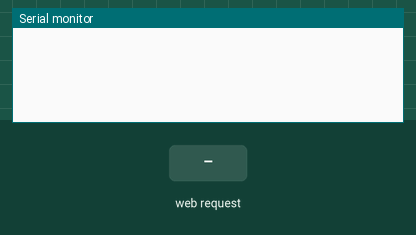
Bench run of a sketch on a simulated ESP32. Parts: the last lines printed to the serial monitor. Inputs (shaded band) come from the test bench.

Above: at 1.3 s.
1.4 s: HTTP request GET /forward received
At 1.9 s:
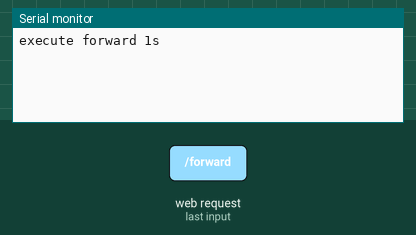
2.9 s: HTTP request GET /backward received
At 4.1 s:
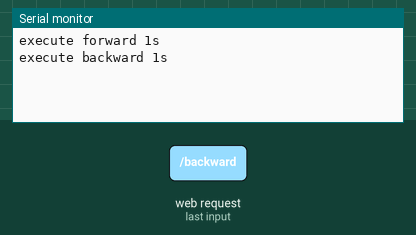
4.4 s: HTTP request GET /mission1 received
At 5.5 s:
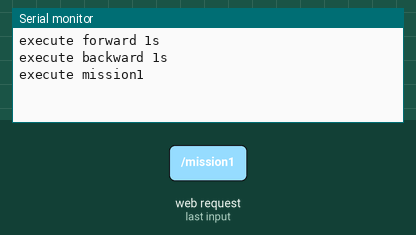

Measured:
- after the input at 1.4 s, the serial monitor: prints a new line at once (image 1)
- after the input at 2.9 s, the serial monitor: prints a new line at once (image 2)
- after the input at 4.4 s, the serial monitor: prints a new line at once (image 3)

The sketch:

esp32_web_control_ap_mode.ino
```cpp
#include <WiFi.h>
#include <WebServer.h>
#include "webpage_code.h"
#define RXD2 16
#define TXD2 17

WebServer server(80);

const char* ssid = "CuGo-V3-AP";
const char* password = "1qaz2wsx";

/* Put IP Address details */
IPAddress local_ip(192,168,1,1);
IPAddress gateway(192,168,1,1);
IPAddress subnet(255,255,255,0);

void send_webpage()
{
  server.send(200,"text/html", webpageCode);
}
// esp32 as a sender
void setup() {
  // put your setup code here, to run once:
  Serial.begin(9600);

  WiFi.softAP(ssid, password);
  WiFi.softAPConfig(local_ip, gateway, subnet);
  delay(100);

  server.on("/", send_webpage);

  server.on("/forward", []() {
    sendCommand("forward");
  });

  server.on("/backward", []() {
    sendCommand("backward");
  });

  server.on("/mission1", []() {
    sendCommand("mission1");
  });

  server.begin();

  Serial2.begin(9600, SERIAL_8N1, RXD2, TXD2);
}

void loop() {

  server.handleClient();
  delay(100);
}

void sendCommand(const char* cmd) {

    if ( cmd == "forward") {
      Serial.println("execute forward 1s");
      Serial2.println("f");
    }
    else if ( cmd == "backward") {
      Serial.println("execute backward 1s");
      Serial2.println("b");
    }
    else if ( cmd == "mission1") {
      Serial.println("execute mission1");
      Serial2.println("m");
    }

}
```

webpage_code.h
```cpp
const char webpageCode[] =
R"=====(
<!DOCTYPE html>
<html>
<head>
    <style>
        .command-area {
            display: flex;
            width: 100%;
            flex-direction: column;
            margin: 0 auto;
            align-items: center;
        }
        .btn
        {   display: flex;
            width: 20%;
            height: 40px;
            color: aliceblue;
            background: rgb(40, 75, 216);
            font: 20px;
            border-radius: 5px;
            cursor: pointer;
            align-items: center;
            justify-content: center;
            margin-bottom: 10px;
        }
    </style>
</head>
<body>

    <div class="command-area">
        <h1>CuGo V3 control</h1>
        <button class="btn" onclick="turnOn()">ON</button>
        <button class="btn" onclick="turnOff()">OFF</button>
        <button class="btn" onclick="goForward()">Forward</button>
        <button class="btn" onclick="goBackward()">Backward</button>
        <button class="btn" onclick="execMission1()">Mission1</button>
    </div>
    <script>
        const url = window.location.host
        const turnOn = () => {

            return fetch(`http://${url}/on`, {
                method: "GET"
            })
            .then( response => {
                data = response.json()
                console.log(data)
            })
            .catch(error =>
                console.error(error)
            )
        }
        const turnOff = () => {

            return fetch(`http://${url}/off`, {
                method: "GET"
            })
            .then( response => {
                data = response.json()
                console.log(data)
            })
            .catch(error =>
                console.error(error)
            )
        }
        const goForward = () => {

            return fetch(`http://${url}/forward`, {
                method: "GET"
            })
            .then( response => {
                data = response.json()
                console.log(data)
            })
            .catch(error =>
                console.error(error)
            )
        }
        const goBackward = () => {

            return fetch(`http://${url}/backward`, {
                method: "GET"
            })
            .then( response => {
                data = response.json()
                console.log(data)
            })
            .catch(error =>
                console.error(error)
            )
        }
        const execMission1 = () => {

            return fetch(`http://${url}/mission1`, {
                method: "GET"
            })
            .then( response => {
                data = response.json()
                console.log(data)
            })
            .catch(error =>
                console.error(error)
            )
        }
    </script>
</body>
</html>
)=====";
```
